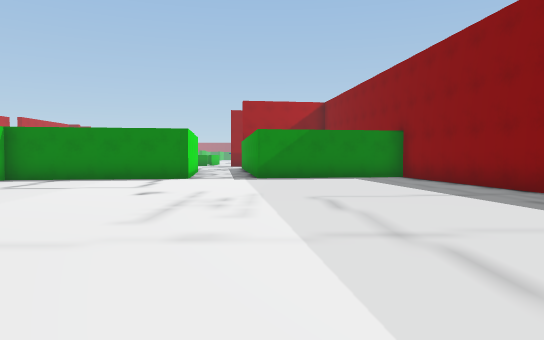
View 1 (above)

24 first-person views from a walk through a scene from a Unity 3-D project. The camera is 1.3 m above the floor, tilts 2° down and sees 70° across. The floor is counted in squares, 2 m on a side. Each view is taken from the middle of a square. On the plan, view 1 faces up. The plan holds only what a view shows up to about 11 squares ahead; the rest is blank. The place goes on beyond the plan. Some animated figures are left out.

View 2
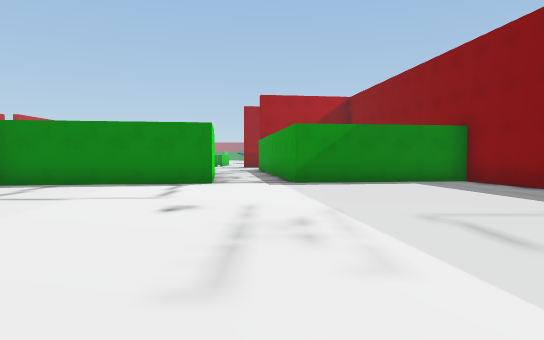

View 3
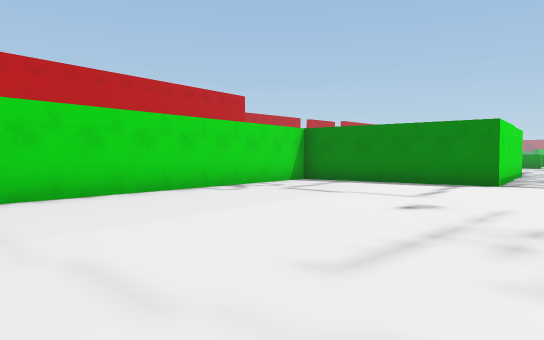

View 4
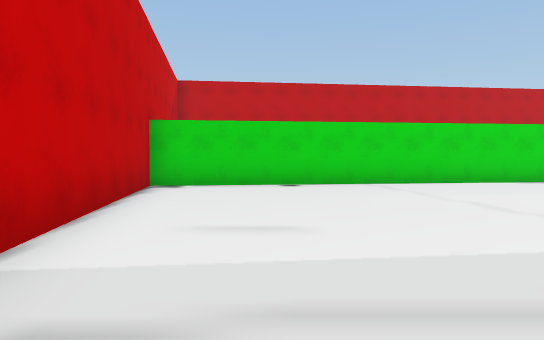

View 5
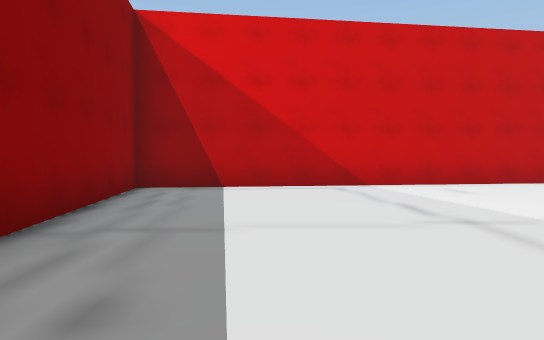

View 6
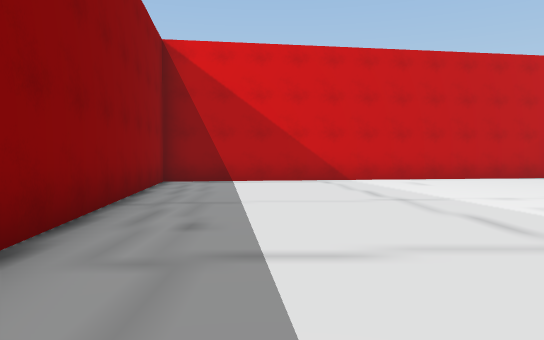

View 7
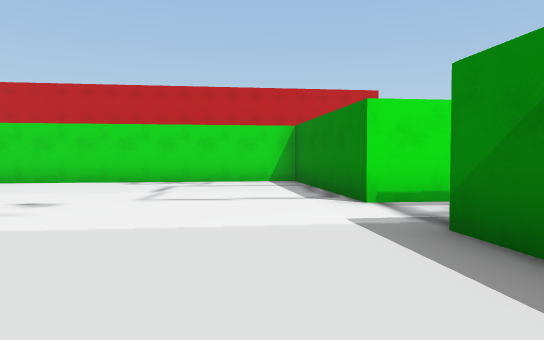

View 8
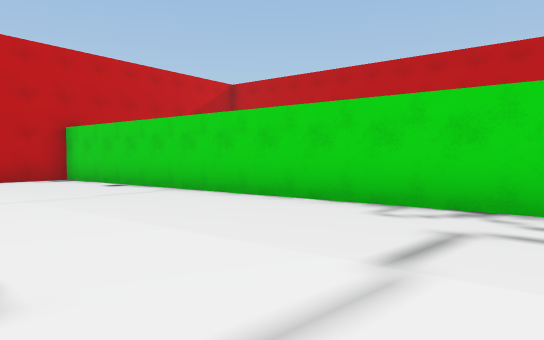

View 9
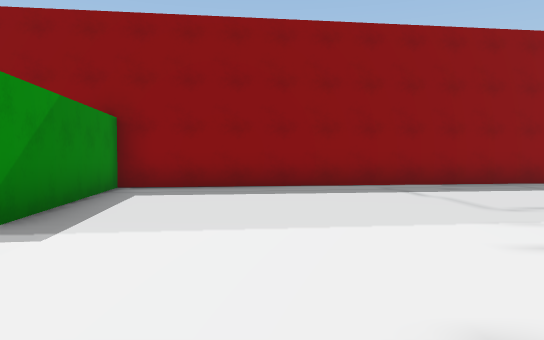

View 10
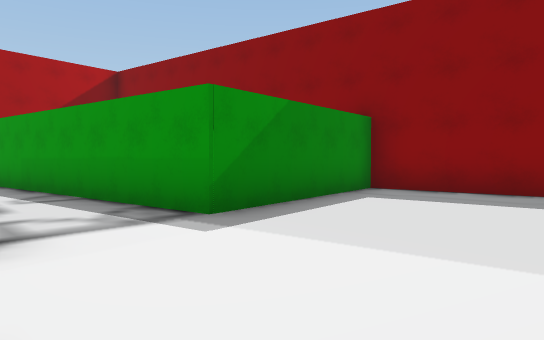

View 11
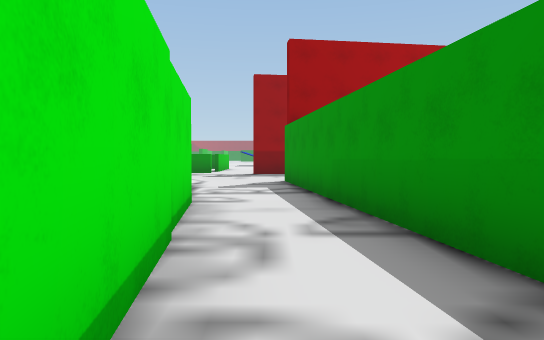

View 12
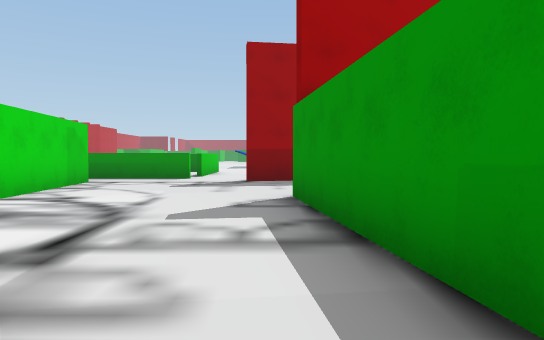

View 13
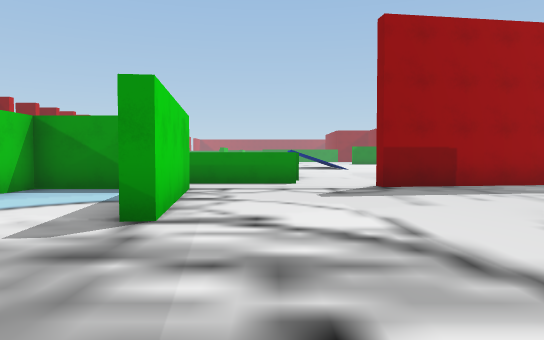

View 14
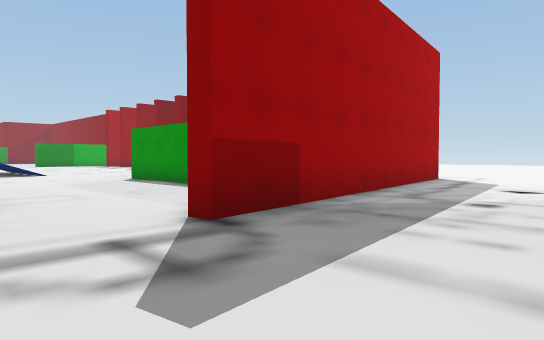

View 15
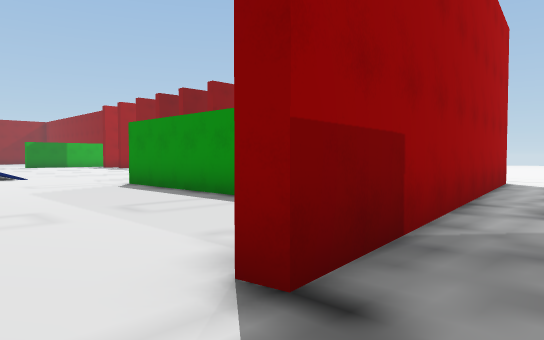

View 16
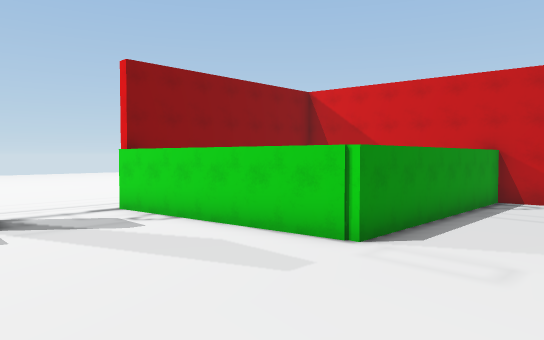

View 17
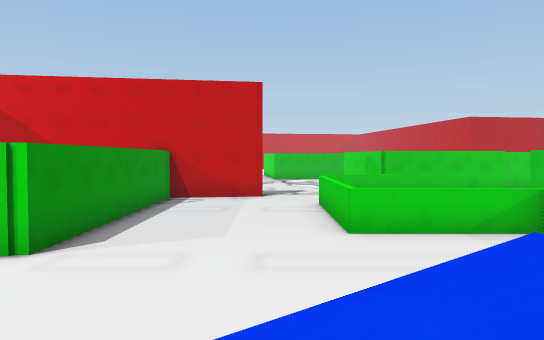

View 18
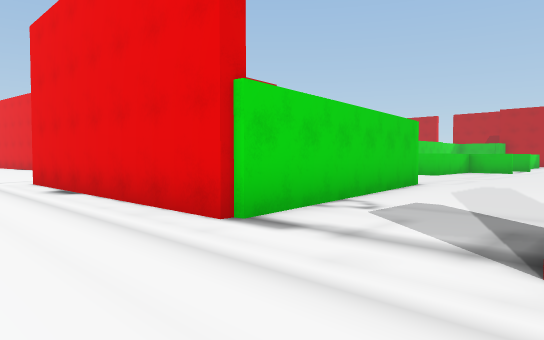

View 19
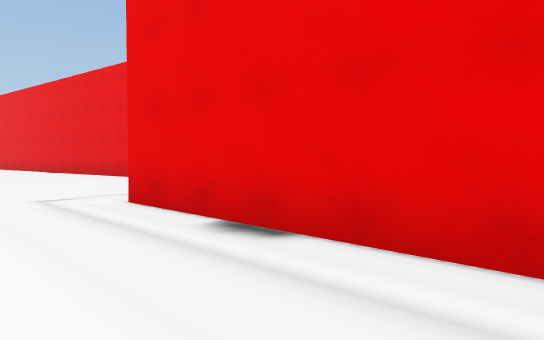

View 20
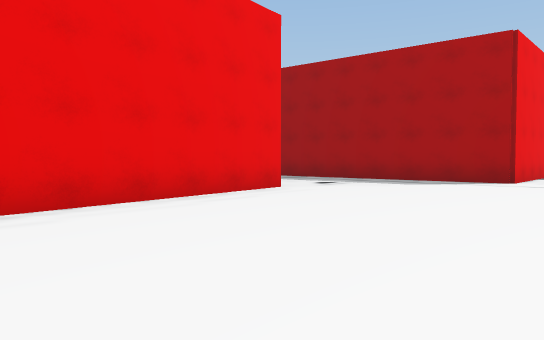

View 21
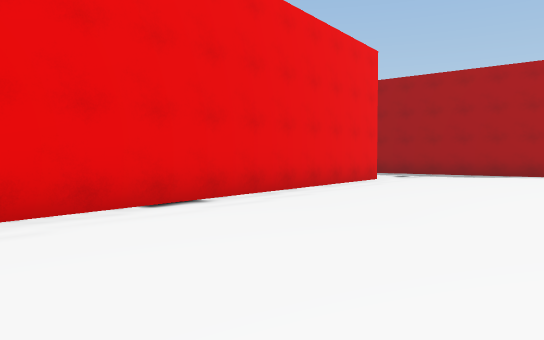

View 22
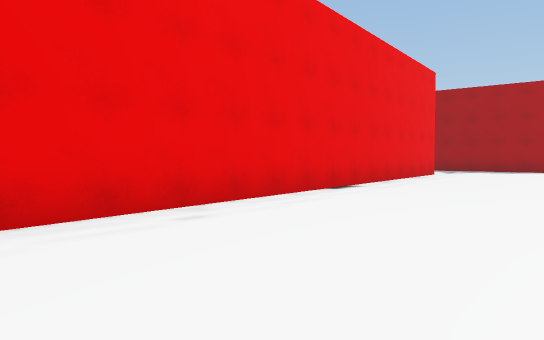

View 23
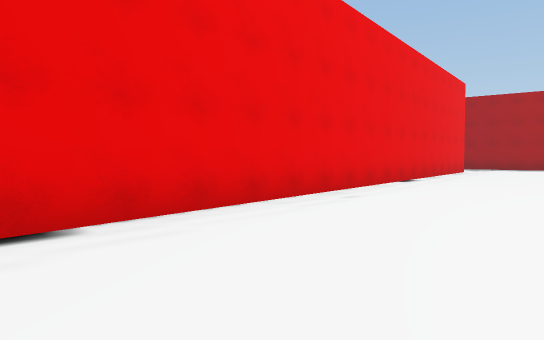

View 24
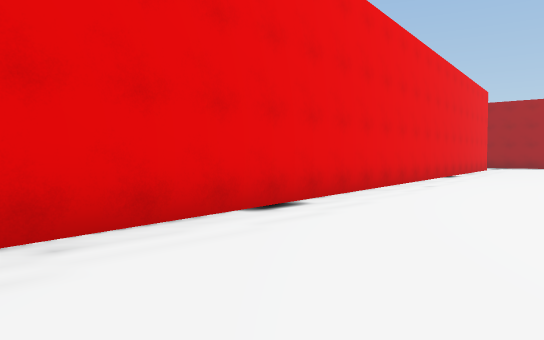

### Floor plan
Points are (right, up) in squares from view 1. A wall is a line through its corners. A room is listed if a view was taken in it or the views show most of it. See-through windows are left out.
Room 1 (views 1, 2, 3, 4, 5, 6, 7, 8, 9, 10, 11, 12)
walls: (-3.1, 16.5) (-2.4, 11.3) (-7.3, 10.5) (-5.6, -2.7) (5.8, -1) (4.1, 12.2) (-0.4, 11.6) (-1, 16.5)
ways out: opening at (-2, 17) to room 2
Room 2 (views 13, 14, 15, 16, 17, 18, 19, 20, 21, 22, 23, 24)
walls: (-0.9, 25.8) (0.2, 26) (0.2, 33) (6.5, 34) (6.5, 26.6) (-2.6, 25.2) (-2.7, 25.7); (-6.7, 24.9) (-6.2, 20.9) (-6.6, 20.8); (3.2, 22.1) (5.7, 2.5); (-1, 16.5) (-1.7, 21.4)
ways out: opening at (-2, 17) to room 1; opening at (-8, 21)

Positions as (right, up) in squares from view 1, and headings:
1: (0, 0), facing up
2: (-1, 2), facing up
3: (0, 2), facing up-left
4: (3, 0), facing left
5: (3, 7), facing down
6: (3, 9), facing down
7: (3, 10), facing left
8: (-2, 9), facing down-left
9: (-4, 9), facing right
10: (-3, 8), facing up-right
11: (-2, 11), facing up
12: (-2, 15), facing up
13: (-5, 17), facing up
14: (-5, 22), facing up-right
15: (-4, 24), facing up-right
16: (-3, 38), facing down-right
17: (-3, 38), facing down
18: (9, 37), facing down-left
19: (9, 32), facing down-left
20: (9, 16), facing up-left
21: (9, 12), facing up-left
22: (9, 8), facing up-left
23: (9, 5), facing up-left
24: (9, 2), facing up-left
